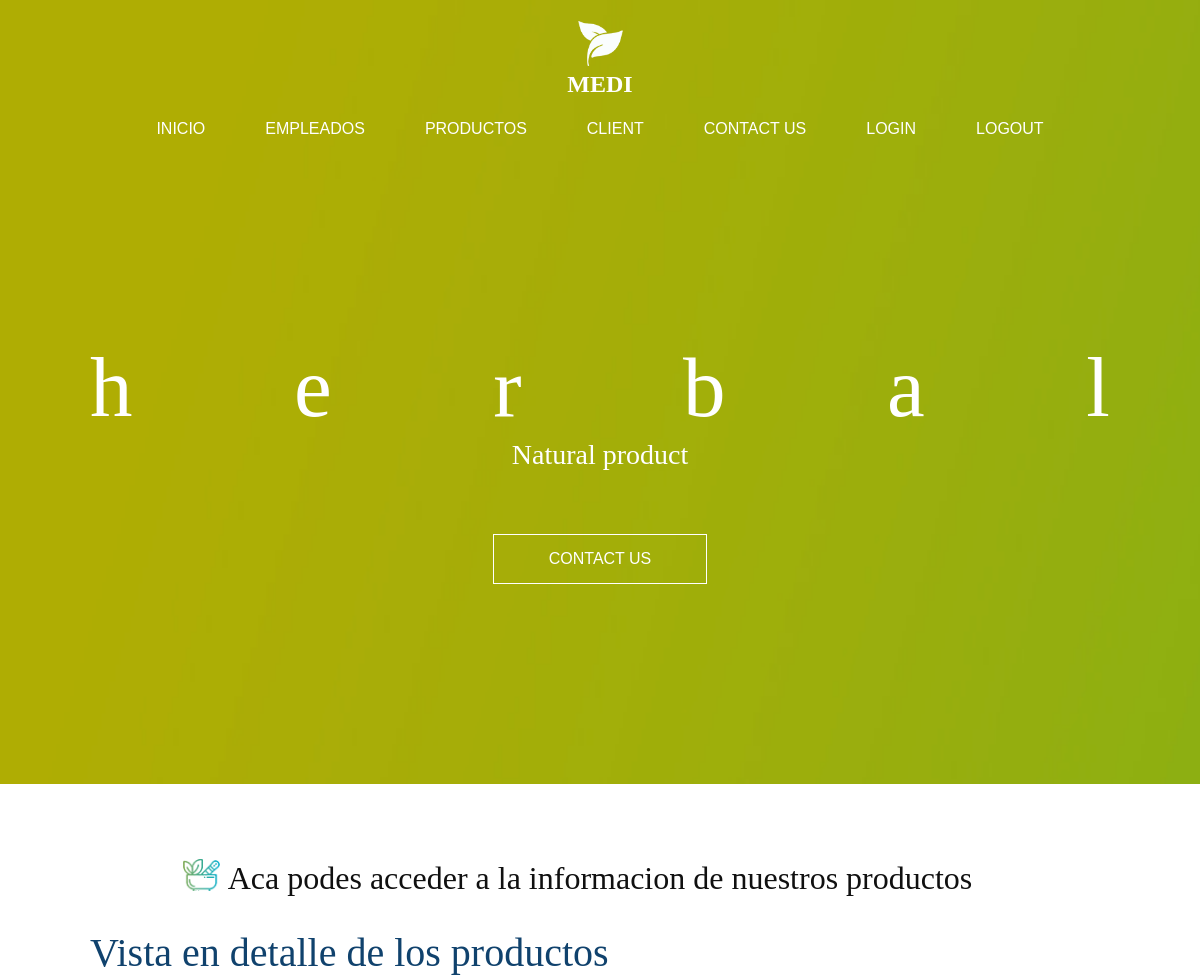
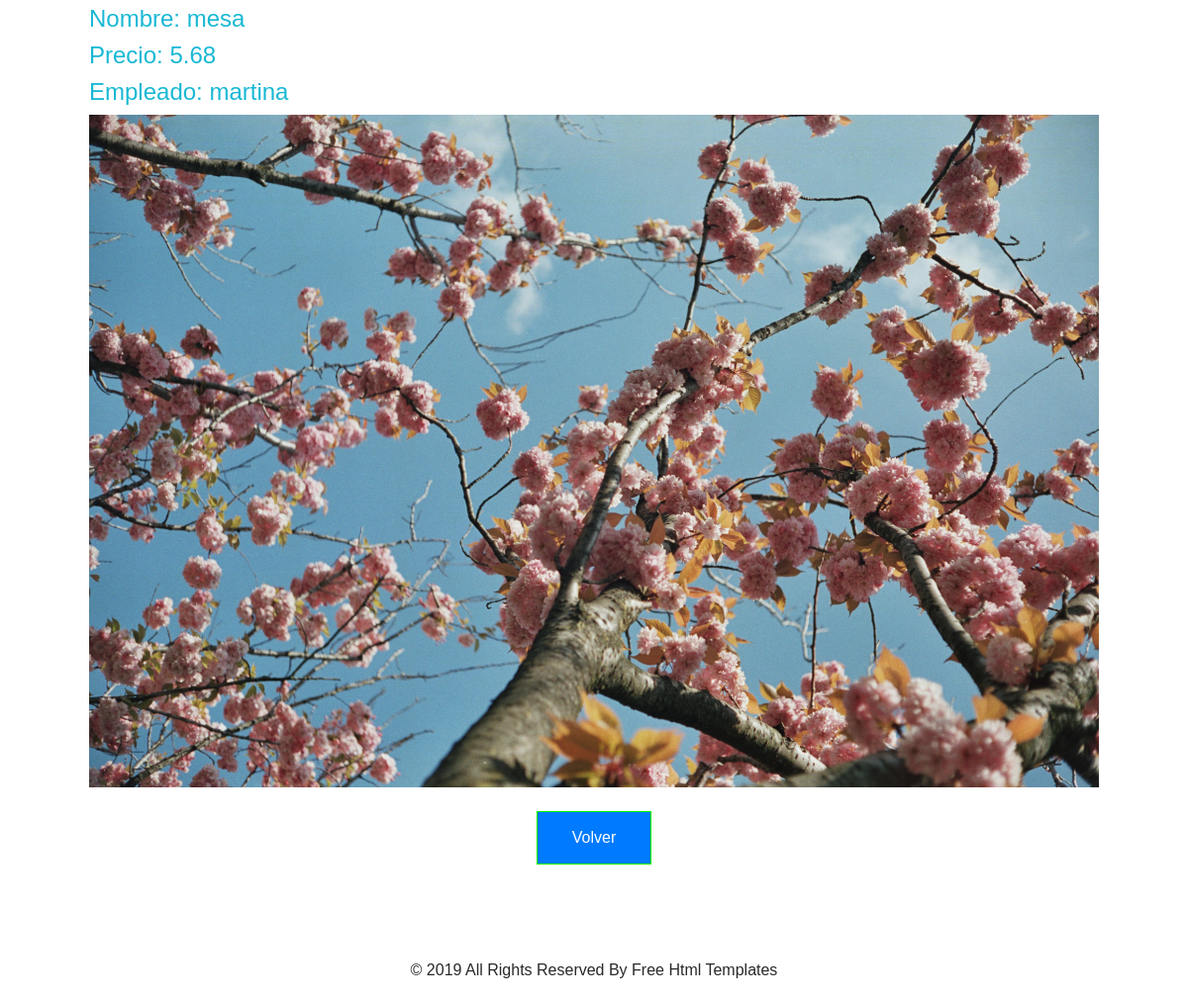
Screenshot of /app-coder/detalleProducto/2 with the database file from the repository (2 pictures, top to bottom).
### AppCoder/models.py (models this page shows, shortened)
class Producto(models.Model):
    nombre_producto=models.CharField(max_length=100)
    precio=models.DecimalField(max_digits=6, decimal_places=2)
    imagen=models.ImageField(upload_to='productos',null=True,blank=True)
    empleado=models.ForeignKey(Empleado,on_delete=models.CASCADE)

class Empleado(models.Model):
    user=models.OneToOneField(settings.AUTH_USER_MODEL, on_delete=models.CASCADE)
    def __str__(self):
        return str(self.user.username)

### AppCoder/views.py (the view)
# urls.py: path('detalleProducto/<pk>', ProductoDetail.as_view(), name='DetalleProducto'),
class ProductoDetail(DetailView):
    model=Producto
    template_name='producto_detail.html'
    context_object_name='producto'

### AppCoder/templates/producto_detail.html
{% extends 'padre.html' %}
{% block contenidoQueCambia %}
  <section class="why_section layout_padding">
    <div class="container">
      <div class="d-flex flex-column align-items-center text-center">
        <h2 class="custom_heading ">
            Aca podes acceder a la informacion de nuestros productos
        </h2>
      </div>
    </div>
    <div class="why_container my-4">
      <div class="img_box">
        <h1 style="color: rgb(16, 66, 109);">Vista en detalle de los productos</h1>
        <h4 style="color: rgb(25, 184, 212);">Nombre: {{ producto.nombre_producto }}</h4>
        <h4 style="color: rgb(25, 184, 212);">Precio: {{ producto.precio }}</h4>
        <h4 style="color: rgb(25, 184, 212);">Empleado: {{ producto.empleado }}</h4>
        {% if producto.imagen %}
          <img src="{{ producto.imagen.url }}" alt="{{ producto.nombre }}">
        {% endif %}
      </div>
    </div>
    <div class="d-flex justify-content-center">
      <a style="background-color: #007bff; color: #fff;" href="{% url 'ListarProductos' %}">Volver</a>
    </div>
  </section>
{% endblock contenidoQueCambia %}

### AppCoder/static/css/style.css (style rules this page uses)
h1, h2, h3 { font-family: "Ethnocentric"; }
body { font-family: "poppins", sans-serif; color: #101010; background-color: #ffffff; }
.layout_padding { padding: 75px 0; }
.custom_heading { position: relative; }
.custom_heading::before { position: absolute; content: ""; left: -45px; width: 37px; height: 32px; background-image: url(../images/herbal.png); background-size: cover; }
a, a:hover, a:focus { text-decoration: none; }
.why_section .why_container .img_box { width: 85%; margin: 0 auto; }
.why_section .why_container .img_box img { width: 100%; }
.why_section a { display: inline-block; padding: 14px 35px; background-color: transparent; border: 1.5px solid #00ff00; color: #00ff00; color: #3cff3c; }

### AppCoder/static/css/responsive.css (style rules this page uses)
@media (min-width: 1200px) { .container { max-width: 1170px; } }

### rows the page displays
Producto: nombre_producto "mesa", precio "5.68", empleado "martina", imagen (picture)
